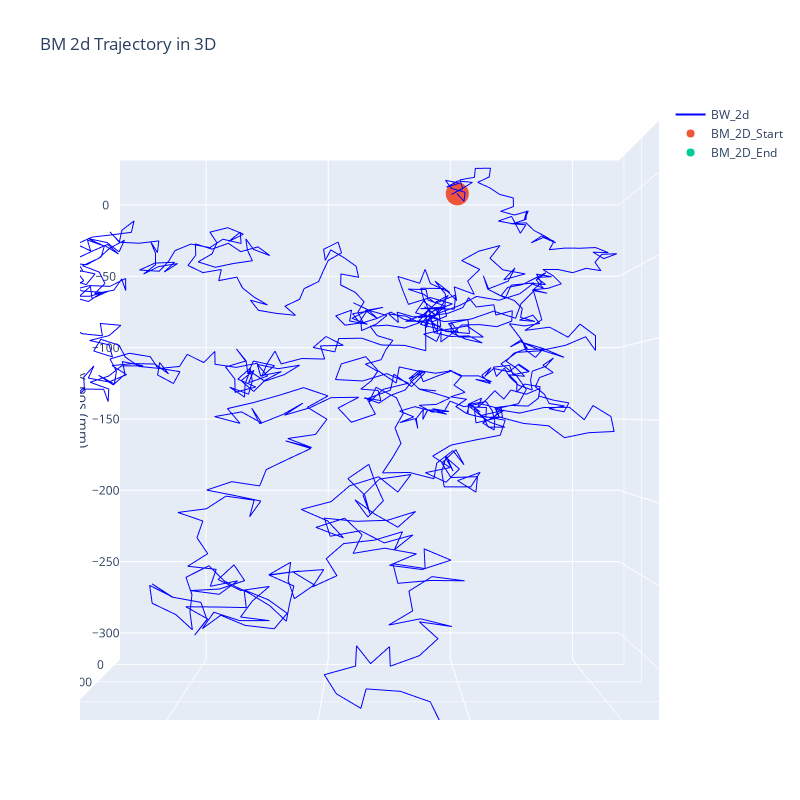

Notebook code cell kept with this figure:
### Code cell
# Trajectories from csv

fig_3d = go.Figure()

BM_2d_df_6 = pd.read_csv('trajectories/brownian_6.csv')

pl_bm_2d_6 = create_pl_bm_2d(BM_2d_df_6)


# Crear Figura
fig_3d.add_trace(go.Scatter3d(
    x=BM_2d_df_6.x_pos, 
    y=BM_2d_df_6.y_pos, 
    z=BM_2d_df_6.index,
    marker=dict(
        size=3,
        colorscale='haline',
    ),
    line=dict(
        color='blue',
        width=2
    ),
    mode = "lines",
    name = "BW_2d",
    showlegend = True
))

fig_3d.add_trace(go.Scatter3d(
    x = [BM_2d_df_6.x_pos[0]],
    y = [BM_2d_df_6.y_pos[0]],
    z = [0],
    name="BM_2D_Start",
    mode="markers",
    showlegend = True
))

fig_3d.add_trace(go.Scatter3d(
    x = [BM_2d_df_6["x_pos"].iloc[-1]],
    y = [BM_2d_df_6["y_pos"].iloc[-1]],
    z = [1000],
    name="BM_2D_End",
    mode="markers",
    showlegend = True
))

# FIgure Params
fig_3d.update_layout(
    title_text = "BM 2d Trajectory in 3D",
    autosize = False,
    width = 800,
    height = 800,
    scene_camera = dict(
        up = dict( x=0, y=1, z=0 ),
        center = dict( x=0, y=0, z=0 ),
        eye = dict( x=0, y=0, z=1 ),
    ),
    scene = dict(
        xaxis = dict(title='x_pos (mm)'),
        yaxis = dict(title='y_pos (mm)'),
        zaxis = dict(title='time', nticks = 20),
    )
)

fig_3d.show()

### Figure 1 — Plotly figure (JSON) as saved in the notebook; plotly's stock layout.template omitted (floating-point values rounded to 4 significant figures; data arrays with more than 128 entries replaced by an {"elided": "..."} marker saying what was removed)
{"data": [{"line": {"color": "blue", "width": 2}, "marker": {"colorscale": [[0, "rgb(41, 24, 107)"], [0.09091, "rgb(42, 35, 160)"], [0.1818, "rgb(15, 71, 153)"], [0.2727, "rgb(18, 95, 142)"], [0.3636, "rgb(38, 116, 137)"], [0.4545, "rgb(53, 136, 136)"], [0.5455, "rgb(65, 157, 133)"], [0.6364, "rgb(81, 178, 124)"], [0.7273, "rgb(111, 198, 107)"], [0.8182, "rgb(160, 214, 91)"], [0.9091, "rgb(212, 225, 112)"], [1, "rgb(253, 238, 153)"]], "size": 3}, "mode": "lines", "name": "BW_2d", "showlegend": true, "type": "scatter3d", "x": {"elided": "1000 float values"}, "y": {"elided": "1000 float values"}, "z": {"elided": "1000 int values"}}, {"mode": "markers", "name": "BM_2D_Start", "showlegend": true, "type": "scatter3d", "x": [2], "y": [5], "z": [0]}, {"mode": "markers", "name": "BM_2D_End", "showlegend": true, "type": "scatter3d", "x": [-81.99], "y": [-300.1], "z": [1000]}], "layout": {"autosize": false, "height": 800, "scene": {"camera": {"center": {"x": 0, "y": 0, "z": 0}, "eye": {"x": 0, "y": 0, "z": 1}, "up": {"x": 0, "y": 1, "z": 0}}, "xaxis": {"title": {"text": "x_pos (mm)"}}, "yaxis": {"title": {"text": "y_pos (mm)"}}, "zaxis": {"nticks": 20, "title": {"text": "time"}}}, "title": {"text": "BM 2d Trajectory in 3D"}, "width": 800}}
